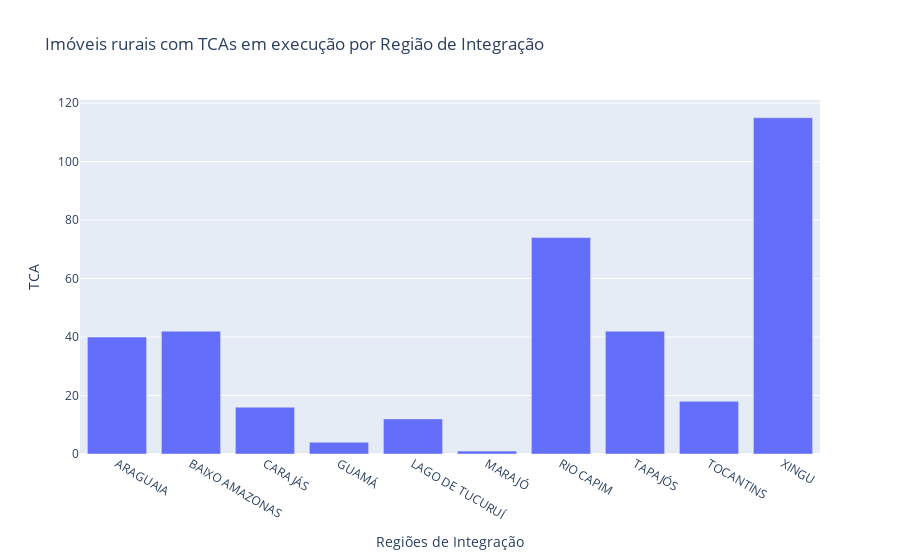

Here is the notebook cell this chart was saved with:
### Code cell
#Imóveis rurais com TCAs em execução por Região de Integração.

import plotly.express as px
import pandas as pd

data = pd.read_excel('tab_dinamica_TCA.xlsx')
regInt = data['Região de Integração']
nTCA = data['TCA']

fig = px.bar(data, x=regInt, y=nTCA, title = "Imóveis rurais com TCAs em execução por Região de Integração")
fig.update_yaxes(title = "TCA")
fig.update_xaxes(title = "Regiões de Integração")
fig.show()

### Figure 1 — Plotly figure (JSON) as saved in the notebook; plotly's stock layout.template omitted (floating-point values rounded to 4 significant figures)
{"data": [{"alignmentgroup": "True", "hovertemplate": "Região de Integração=%{x}<br>TCA=%{y}<extra></extra>", "legendgroup": "", "marker": {"color": "#636efa", "pattern": {"shape": ""}}, "name": "", "offsetgroup": "", "orientation": "v", "showlegend": false, "textposition": "auto", "type": "bar", "x": ["ARAGUAIA", "BAIXO AMAZONAS", "CARAJÁS", "GUAMÁ", "LAGO DE TUCURUÍ", "MARAJÓ", "RIO CAPIM", "TAPAJÓS", "TOCANTINS", "XINGU"], "xaxis": "x", "y": [40, 42, 16, 4, 12, 1, 74, 42, 18, 115], "yaxis": "y"}], "layout": {"barmode": "relative", "legend": {"tracegroupgap": 0}, "title": {"text": "Imóveis rurais com TCAs em execução por Região de Integração"}, "xaxis": {"anchor": "y", "domain": [0, 1], "title": {"text": "Regiões de Integração"}}, "yaxis": {"anchor": "x", "domain": [0, 1], "title": {"text": "TCA"}}}}
